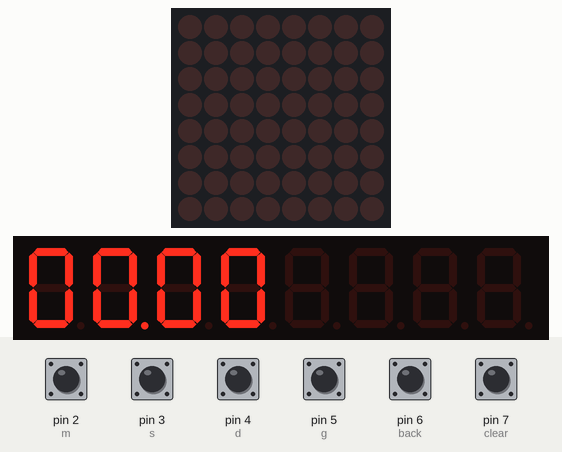
Simulated run of this sketch. Board: Arduino Uno, built with avr-gcc and run on an emulated ATmega328P. On the bench: 8×8 LED matrix, 8-digit seven-segment display. The inputs (shaded band) are chosen by the test bench; at power-on: pin 2 (m), pin 3 (s), pin 4 (d), pin 5 (g), pin 6 (back), pin 7 (clear) HIGH. EEPROM starts erased.

Above: at 1.2 s.
1.3 s: pin 2 (m) pulled LOW for 0.15 s
At 1.7 s:
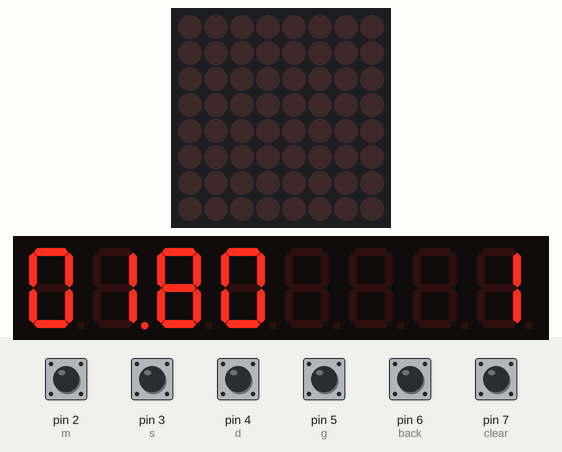
2.9 s: pin 3 (s) pulled LOW for 0.15 s
At 4.1 s:
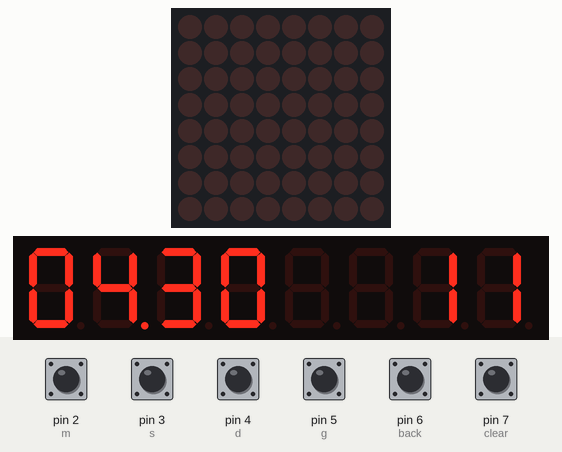
4.5 s: pin 4 (d) pulled LOW for 0.15 s
At 5.3 s:
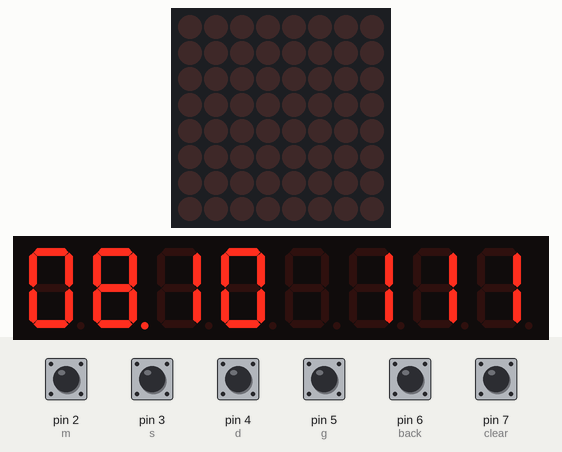
6.1 s: pin 5 (g) pulled LOW for 0.15 s
At 6.6 s:
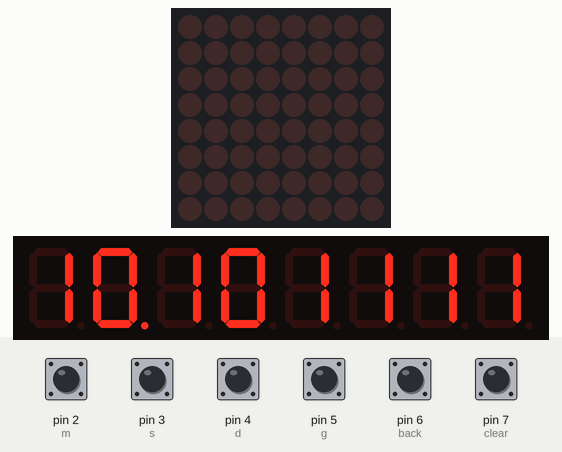
7.7 s: pin 2 (m) pulled LOW for 1 s
At 9.0 s:
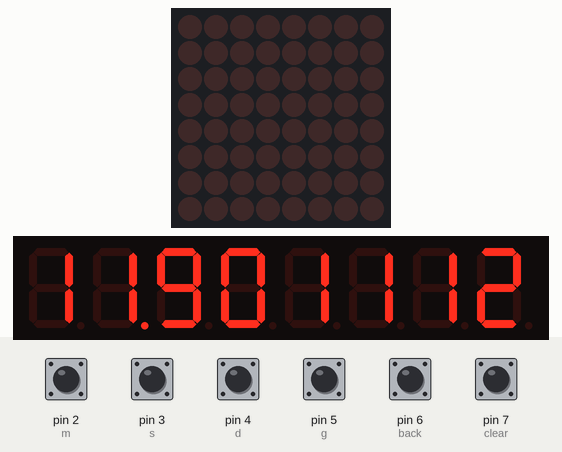
10.2 s: pin 3 (s) pulled LOW for 1 s
At 10.9 s:
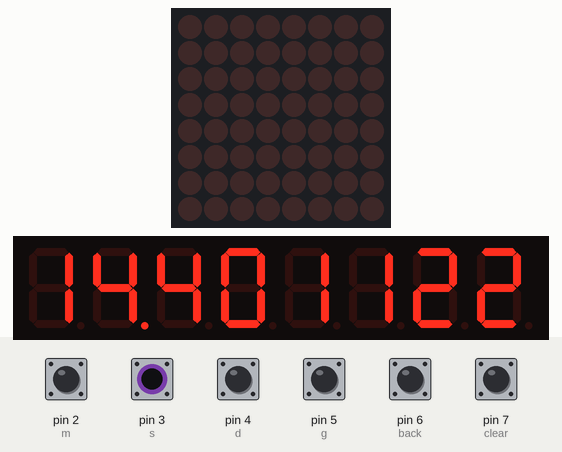
Timing chart, 0 to 13.2 s (numbered marks = the images above; inputs shaded):
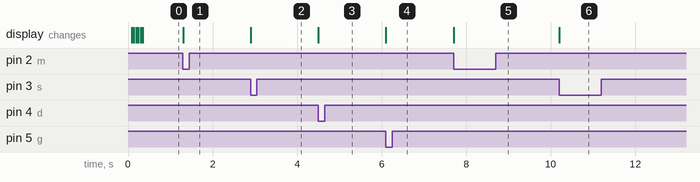

The sketch:

simpleLCD.ino
```cpp
/*
*  LCM1602 & Arduino Uno
*  VCC - > 5 V
*  GND - GND
*  SCL -> A5
*  SDA -> A4
*/
#define BUFFOR 10
#include <Button.h>
#include <LedControl.h>
#include <EEPROM.h>

LedControl lc=LedControl(12,11,10,1);
Button m = Button(2,BUTTON_PULLUP_INTERNAL);
Button s = Button(3,BUTTON_PULLUP_INTERNAL);
Button d = Button(4,BUTTON_PULLUP_INTERNAL);
Button g = Button(5,BUTTON_PULLUP_INTERNAL);

Button back = Button(6,BUTTON_PULLUP_INTERNAL);
Button clear = Button(7,BUTTON_PULLUP_INTERNAL);


int counter[BUFFOR][4];
int price[5]={180,250,380,200,1};//last one is intensity


void print(int l){

for(int i=0;i<4;i++){
 lc.setDigit(0, 4+i,l%BUFFOR,i==2);
  l=l/10;
}

}

void setup()
{
   for (int k = 0; k < 5; k++)
  {
    int temp=0;

     EEPROM.get(k*4, temp );

     if (temp>0){
        price[k]=temp;
     }else{
        EEPROM.put(k*4, price[k] );
     }
  }

  memset(counter, 0, sizeof(counter[0][0]) * 4 * BUFFOR);
  lc.shutdown(0, false);
  lc.clearDisplay(0);

  lc.setIntensity(0, price[4]);

}


void animation(){
   lc.clearDisplay(0);
   for(int i=0;i<1;i++){
    for(int col=1;col<7;col++) {
      for(int row=0;row<8;row++) {
        lc.setLed(0,row,col,true);
    }
    delay(50);
     for(int row=0;row<8;row++) {
       lc.setLed(0,row,col,false);
    }
  }
   }
}


void animation2(){
   lc.clearDisplay(0);

    for(int row=0;row<8;row++) {
    for(int col=1;col<7;col++) {
        lc.setLed(0,row,col,true);
    }
    delay(50);
    for(int col=1;col<7;col++) {
       lc.setLed(0,row,col,false);
    }
  }

}

void setPrices(){
  for(int x=0;x<8;x++){
     lc.setChar(0,x,'-' ,false);
  }
  delay(2000);

  for (int i=0;i<5;i++){

    bool next=false;
    while(!next){
       if(m.uniquePress()){
            price[i]-=1;
        }else if(s.uniquePress()){
            price[i]+=1;
        }else if(d.uniquePress()){
           price[i]-=10;
        }else if(g.uniquePress()){
           price[i]+=10;
        }else if (clear.uniquePress()){
           next=true;
        }


        if (i==4){
            lc.setIntensity(0, price[4]);
        }
        print(price[i]);
    }
  }

   for (int k = 0; k < 5; k++)
  {
     EEPROM.put(k*4,  price[k]);
  }


  animation2();

}


void loop() {
 animation();
  int i=0;
  bool refresh=true;


if (clear.isPressed()){
      setPrices();
       i=0;
       memset(counter, 0, sizeof(counter[0][0]) * 4 * BUFFOR);
       refresh=true;
    }


long  toSleep=0;
int sleepAnimation=0;
 int currentPrice=0;
  while(1){


    int l=-1;

    if(m.uniquePress()){
       l=0;
    }else if(s.uniquePress()){
        l=1;
    }else if(d.uniquePress()){
       l=2;
    }else if(g.uniquePress()){
      l=3;
    }else if (back.uniquePress()){
       memset(counter[i], 0, sizeof(counter[0][0]) * 4);
       i--;
       if (i<0){
          i=BUFFOR-1;
       }
       refresh=true;
    }else if (clear.uniquePress()){
       i=0;
       memset(counter, 0, sizeof(counter[0][0]) * 4 * BUFFOR);
       refresh=true;
    }


    if (l!=-1){
      int nextI=(i+1) % BUFFOR;

      memset(counter[nextI], 0, sizeof(counter[0][0]) * 4);

      counter[nextI][l]++;

      for(int x=0;x<4;x++){
        counter[nextI][x]+=counter[i][x];
      }


      refresh=true;

      i=nextI;

    }

    if (refresh){
      currentPrice=0;
      for(int x=0;x<4;x++){
        currentPrice+=counter[i][x]*price[x];
        if (counter[i][x]==0){
          lc.setChar(0,x,' ' ,false);
        }else  if (counter[i][x]<10){
          lc.setDigit(0, x,counter[i][x],false);
        }else{
         lc.setChar(0,x,'-' ,false);
        }
      }
      print(currentPrice);
      refresh=false;
      delay(100);//wait 200 for next one

      toSleep=0;

      sleepAnimation=0;
    }


    if (toSleep>=120 *142800){//120= 120 s

      if (sleepAnimation==1){
         lc.clearDisplay(0);
         lc.setLed(0,7,0,true);
      }else if (sleepAnimation==10000){
          lc.clearDisplay(0);
      }else if (sleepAnimation==20000){
          sleepAnimation=0;
      }

      sleepAnimation++;

    }else {
     if (currentPrice==0){
         toSleep+=10;
      }else{
         toSleep+=2;
      }

      delayMicroseconds(10);
    }


  }//end while


}
```

Measured:
- after the input at 1.3 s, the display: changes at once (image 1)
- after the input at 2.9 s, the display: changes at once (image 2)
- after the input at 4.5 s, the display: changes at once (image 3)
- after the input at 6.1 s, the display: changes at once (image 4)
- after the input at 7.7 s, the display: changes at once (image 5)
- after the input at 10.2 s, the display: changes at once (image 6)
